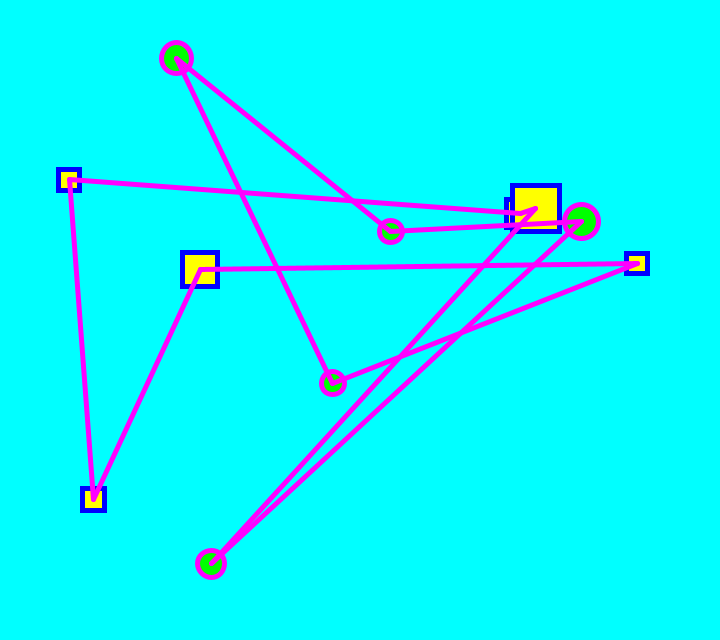
Frame 1 (no input)
Frame 60 (the mouse pressed at the canvas centre just before this capture): identical to frame 1, image omitted
Frame 120 (the mouse held since frame 60 and released just before this capture): identical to frame 1, image omitted

The Processing sketch that drew this single still picture (run headless with seeded random() and noise(); from frame 60 on, the mouse is pressed at the canvas centre):

// Processing sketch: Game
// ── Game.pde
/**
 Para cambiar el 'nivel' presione cualquier tecla
 */

Graph[] levels;
// total, current por defecto vale 0
// ver: https://docs.oracle.com/javase/tutorial/java/nutsandbolts/datatypes.html
int total, current;

void setup() {
  size(720, 640);
  // numero total de niveles
  total = 5;
  levels = new Graph[total];
  for (int i = 0; i < levels.length; i++)
    levels[i] = new Graph();
}

void draw() {
  background(0, 255, 255);
  levels[current].display();
}

void keyPressed() {
  current = current < total-1 ? current+1 : 0;
}

// ── Circle.pde
/**
 Nodo de forma circular.
 */

class Circle extends Node {
  @Override
  void display() {
    pushStyle();
    strokeWeight(5);
    stroke(255, 0, 255);
    fill(0, 255, 0);
    if (pick(mouseX, mouseY)) {
      stroke(0, 255, 0);
      fill(255, 0, 255);
    }
    ellipse(position.x, position.y, size, size);
    popStyle();
  }

  @Override
  boolean pick(int x, int y) {
    return sqrt(sq(x-position().x) + sq(y-position().y)) <= size()/2;
  }
}

// ── Graph.pde
/**
 Un grafo esta compuesto de un conjunto de nodos
 y un conjunto de lineas.
 */

class Graph {
  // 1. Attributes
  Node[] nodes;
  Line[] lines;

  // 2. Constructors
  // 2.1. Default in this case dummy constructor
  Graph() {
    nodes = new Node[int(random(5, 15))];
    for (int i = 0; i < nodes.length; i++)
      nodes[i] = i<5 ? new Circle() : new Rectangle();
    // conecta todos los nodos en bucle
    lines = new Line[nodes.length];
    for (int i = 0; i < lines.length; i++)
      if (i < lines.length-1)
        lines[i] = new Line(nodes[i], nodes[i+1]);
      else
        lines[i] = new Line(nodes[i], nodes[0]);
  }

  // 2.2. Main constructor
  // file es un archico csv ubicado en la carpeta
  // data del sketch. Implemente este constructor
  // empleando Table (https://processing.org/reference/Table.html)
  Graph(String file) {
  }

  void display() {
    pushStyle();
    strokeWeight(3);
    stroke(255, 255, 0);
    for (int i = 0; i < nodes.length; i++)
      nodes[i].display();
    for (int i = 0; i < lines.length; i++)
      lines[i].display();
    popStyle();
  }
}

// ── Line.pde
/**
 Implementacion basica de la clase linea: dibuja, pero
 el estilo no es personalizable.
 
 Implemente la personalizacion del estilo en una de dos
 formas (la que mas le suene):
 1. Mediante atributos adicionales para el estilo (como
 color, tipo de linea, etc); o,
 2. Mediante herencia (como se hace con la clase Node).
 */

class Line {
  // 1. Attributes
  Node origin, end;

  // 2. Constructors
  // 2.1. Default
  Line(Node node1, Node node2) {
    origin = node1;
    end = node2;
  }

  // 3. Methods

  void display() {
    pushStyle();
    strokeWeight(5);
    stroke(255, 0, 255);
    line(origin.position.x, origin.position.y, end.position.x, end.position.y);
    popStyle();
  }

  // 3.3. Getters

  Node origin() {
    return origin;
  }

  Node end() {
    return end;
  }
}

// ── Node.pde
/**
 Clase base del nodo.
 
 La clase es abstracta en tanto el nodo no tiene forma.
 La forma de un nodo se implementa en sus las clases derivadas.
 */

abstract class Node {
  // 1. Attributes
  PVector position;
  float size;

  // 2. Constructors
  // 2.1. Default
  Node() {
    setPosition(random(50, width-50), random(50, height-50));
    setSize(random(20, 50));
  }

  // 2.2. Other
  Node(PVector p, float s) {
    setPosition(p);
    setSize(s);
  }

  // 3. Methods

  // 3.1. Abstract

  abstract void display();

  abstract boolean pick(int x, int y);

  // 3.2. Setters

  void setPosition(PVector pos) {
    position = pos;
  }

  // method overloading
  void setPosition(float x, float y) {
    // call original version on the correct type
    setPosition(new PVector(x, y));
  }

  void setSize(float s) {
    size = s;
  }

  // 3.3. Getters

  PVector position() {
    return position;
  }

  float size() {
    return size;
  }
}

// ── Rectangle.pde
/**
 Nodo de forma rectangular.
 */

class Rectangle extends Node {
  @Override
  void display() {
    pushStyle();
    rectMode(CENTER);
    strokeWeight(5);
    stroke(0, 0, 255);
    fill(255, 255, 0);
    if (pick(mouseX, mouseY)) {
      stroke(255, 255, 0);
      fill(0, 0, 255);
    }
    rect(position.x, position.y, size, size);
    popStyle();
  }

  @Override
  boolean pick(int x, int y) {
    return abs(x-position().x) <= size()/2 && abs(y-position().y) <= size()/2;
  }
}
